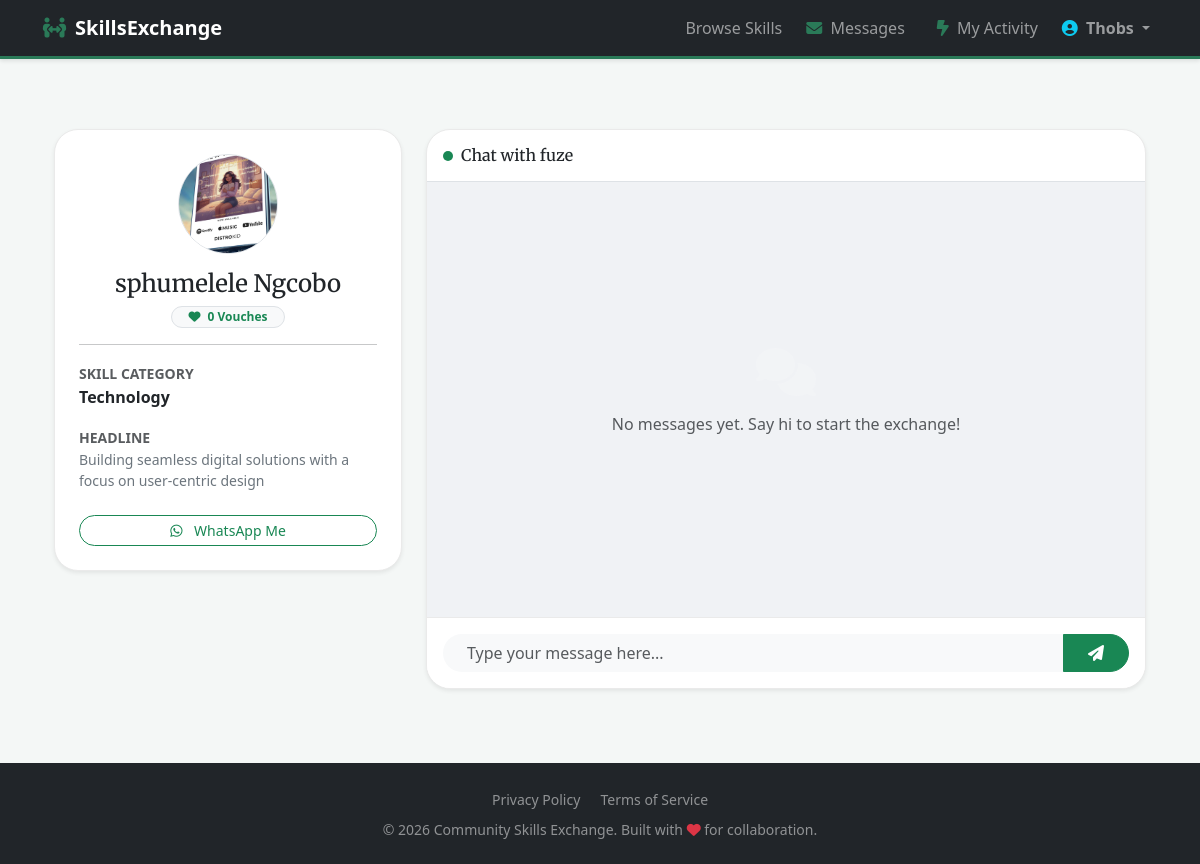
The app's page /user/5 (signed in) with its own data.
### app/models.py (models this page shows, shortened)
class User(db.Model, UserMixin):
    id = db.Column(db.Integer, primary_key=True)
    first_name = db.Column(db.String(50), nullable=False)
    last_name = db.Column(db.String(50), nullable=False)
    username = db.Column(db.String(20), unique=True, nullable=False)
    email = db.Column(db.String(120), unique=True, nullable=False)
    certificate_file = db.Column(db.String(120), nullable=True)
    confirmed = db.Column(db.Boolean, nullable=False, default=False)
    verification_code = db.Column(db.String(6), nullable=True)
    password = db.Column(db.String(60), nullable=False)
    profile_pic = db.Column(db.String(20), nullable=False, default='default.jpg')
    headline = db.Column(db.String(100), nullable=True)
    phone = db.Column(db.String(20), nullable=True)
    bio = db.Column(db.Text, nullable=True)
    vouch_count = db.Column(db.Integer, default=0)
    skill_cat = db.Column(db.String(50), nullable=True)
    skill_level = db.Column(db.String(20), nullable=True)
    help_text = db.Column(db.Text, nullable=True)
    skills_learn = db.Column(db.String(200), nullable=True)
    time_commit = db.Column(db.String(50), nullable=True)
    languages = db.Column(db.String(100), nullable=True)
    method_zoom = db.Column(db.Boolean, default=False)
    method_inperson = db.Column(db.Boolean, default=False)
    linkedin = db.Column(db.String(150), nullable=True)
    instagram = db.Column(db.String(150), nullable=True)
    requests = db.relationship('Request', backref='author', lazy=True)
    ratings_received = db.relationship('Rating', foreign_keys='Rating.rated_user_id', backref='target', lazy=True)

### app/routes.py (the view)
@app.route("/user/<int:user_id>")
@login_required
def user_profile(user_id):
    user = User.query.get_or_404(user_id)
    chat_history = Message.query.filter(
        ((Message.sender_id == current_user.id) & (Message.recipient_id == user.id)) |
        ((Message.sender_id == user.id) & (Message.recipient_id == current_user.id))
    ).order_by(Message.timestamp.asc()).all()
    return render_template('user_profile.html', title=f"{user.username}'s Profile",
                           user=user, chat_history=chat_history)

### app/models.py (called while the page is built)
@login_manager.user_loader
def load_user(user_id):
    return User.query.get(int(user_id))

### app/routes.py (called while the page is built)
@app.context_processor
def inject_notifications():
    if current_user.is_authenticated:
        count = Request.query.filter_by(user_id=current_user.id).count()
        return dict(notification_count=count)
    return dict(notification_count=0)

### app/templates/user_profile.html (shortened to what this page needs)
{% extends "layout.html" %}
{% block content %}
<div class="container py-4">
    <div class="row g-4">
        <div class="col-lg-4">
            <div class="profile-sidebar p-4 shadow-sm">
                <div class="text-center mb-3">
                    {% if user.profile_pic %}
                        <img src="{{ url_for('static', filename='profile_pics/' + user.profile_pic) }}" class="rounded-circle mb-3 border" style="width: 100px; height: 100px; object-fit: cover;">
                    {% else %}
                        <div class="rounded-circle bg-light d-flex align-items-center justify-content-center mx-auto mb-3" style="width: 100px; height: 100px; font-size: 2rem; color: var(--brand-green); font-weight: bold;">
                            {{ user.first_name[0] }}{{ user.last_name[0] }}
                        </div>
                    {% endif %}
                    <h3 class="serif-heading h4 mb-1">{{ user.first_name }} {{ user.last_name }}</h3>
                    <span class="badge bg-light text-success border rounded-pill px-3">
                        <i class="fas fa-heart me-1"></i> {{ user.vouch_count if user.vouch_count else 0 }} Vouches
                    </span>
                </div>
                <hr>
                <div class="mb-3">
                    <label class="small fw-bold text-muted text-uppercase">Skill Category</label>
                    <div class="text-dark fw-bold">{{ user.skill_cat }}</div>
                </div>
                <div class="mb-3">
                    <label class="small fw-bold text-muted text-uppercase">Headline</label>
                    <p class="small text-secondary mb-0">{{ user.headline }}</p>
                </div>
                {% if user.phone %}
                <a href="https://wa.me/{{ user.phone|replace(' ', '') }}" target="_blank" class="btn btn-sm btn-outline-success w-100 rounded-pill mt-2">
                    <i class="fab fa-whatsapp me-2"></i> WhatsApp Me
                </a>
                {% endif %}
            </div>
        </div>
        <div class="col-lg-8">
            <div class="chat-container shadow-sm">
                <div class="p-3 border-bottom d-flex align-items-center justify-content-between">
                    <div class="d-flex align-items-center">
                        <div class="bg-success rounded-circle me-2" style="width: 10px; height: 10px;"></div>
                        <h5 class="mb-0 serif-heading h6">Chat with {{ user.username }}</h5>
                    </div>
                </div>
                <div class="chat-messages" id="messageDisplay">
                    {% if not chat_history %}
                        <div class="text-center my-auto">
                            <i class="fas fa-comments fa-3x text-light mb-3" style="opacity: 0.3;"></i>
                            <p class="text-muted">No messages yet. Say hi to start the exchange!</p>
                        </div>
                    {% endif %}
                </div>
                <div class="chat-footer">
                    <form action="{{ url_for('send_message', recipient_id=user.id) }}" method="POST" id="chatForm">
                        <div class="input-group">
                            <input type="text" name="message_content" id="messageInput" class="form-control border-0 bg-light rounded-start-pill px-4"
                                   placeholder="Type your message here..." required autocomplete="off">
                            <button class="btn btn-success rounded-end-pill px-4" type="submit">
                                <i class="fas fa-paper-plane"></i>
                            </button>
                        </div>
                    </form>
                </div>
            </div>
        </div>
    </div>
</div>
{% endblock %}

### app/templates/layout.html (shortened to what this page needs)
<!DOCTYPE html>
<html lang="en">
<head>
    <link href="https://cdn.jsdelivr.net/npm/bootstrap@5.3.0/dist/css/bootstrap.min.css" rel="stylesheet">
    <link rel="stylesheet" href="https://cdnjs.cloudflare.com/ajax/libs/font-awesome/6.4.0/css/all.min.css">
</head>
<body>
    <nav class="navbar navbar-expand-lg navbar-dark bg-dark sticky-top">
        <div class="container">
            <a class="navbar-brand fw-bold" href="{{ url_for('home') }}">
                <i class="fa-solid fa-people-arrows me-2 text-brand-green"></i>SkillsExchange
            </a>
            <div class="collapse navbar-collapse" id="navbarNav">
                <ul class="navbar-nav ms-auto align-items-center">
                    <li class="nav-item">
                        <a class="nav-link" href="{{ url_for('home') }}">Browse Skills</a>
                    </li>
                    {% if current_user.is_authenticated %}
                        <li class="nav-item">
                            <a class="nav-link px-3" href="{{ url_for('inbox') }}">
                                <i class="fa-solid fa-envelope me-1 text-brand-green"></i> Messages
                            </a>
                        </li>
                        <li class="nav-item">
                            <a class="nav-link px-3" href="{{ url_for('dashboard') }}">
                                <i class="fa-solid fa-bolt-lightning me-1 text-brand-green"></i> My Activity
                            </a>
                        </li>
                        <li class="nav-item dropdown">
                            <a class="nav-link dropdown-toggle fw-semibold" href="#" id="userDropdown" role="button" data-bs-toggle="dropdown" aria-expanded="false">
                                <i class="fa-solid fa-circle-user me-1 text-info"></i> {{ current_user.username }}
                            </a>
                        </li>
                    {% endif %}
                </ul>
            </div>
        </div>
    </nav>
    <main class="container main-container">
        {% block content %}{% endblock %}
    </main>
    <footer class="bg-dark text-white-50 py-4 mt-auto">
        <div class="container text-center">
            <div class="mb-2">
                <a href="#" class="text-white-50 me-3 text-decoration-none small">Privacy Policy</a>
                <a href="#" class="text-white-50 text-decoration-none small">Terms of Service</a>
            </div>
            <p class="mb-0 small">&copy; 2026 Community Skills Exchange. Built with <i class="fa-solid fa-heart text-danger"></i> for collaboration.</p>
        </div>
    </footer>
</body>
</html>

### app/templates/layout.html (style rules this page uses)
body { background-color: #f4f7f6; font-family: 'Segoe UI', Tahoma, Geneva, Verdana, sans-serif; display: flex; flex-direction: column; min-height: 100vh; }
.navbar { box-shadow: 0 2px 4px rgba(0,0,0,.1); border-bottom: 3px solid #2a7a58; }
.main-container { flex: 1; padding-top: 30px; padding-bottom: 50px; }
.text-brand-green { color: #2a7a58 !important; }
.serif-heading { font-family: 'Merriweather', serif; }
.nav-link { transition: color 0.2s; position: relative; }

### app/templates/user_profile.html (style rules this page uses)
:root { --brand-green: #2a7a58; --brand-green-light: #e9f2ee; --chat-bg: #f0f2f5; --my-msg: #2a7a58; }
.profile-sidebar { background: white; border-radius: 1.5rem; border: 1px solid #eaeaea; height: fit-content; }
.chat-container { background: white; border-radius: 1.5rem; border: 1px solid #eaeaea; display: flex; flex-direction: column; height: 70vh; overflow: hidden; }
.chat-messages { flex-grow: 1; overflow-y: auto; padding: 1.5rem; background-color: var(--chat-bg); display: flex; flex-direction: column; gap: 1rem; }
.chat-footer { padding: 1rem; background: white; border-top: 1px solid #eaeaea; }

### records on screen
User: username "Thobs"
User: profile_pic (picture), first_name "sphumelele", last_name "Ngcobo", vouch_count "0", skill_cat "Technology", headline "Building seamless digital solutions with a focus on user-centric design", username "fuze"
